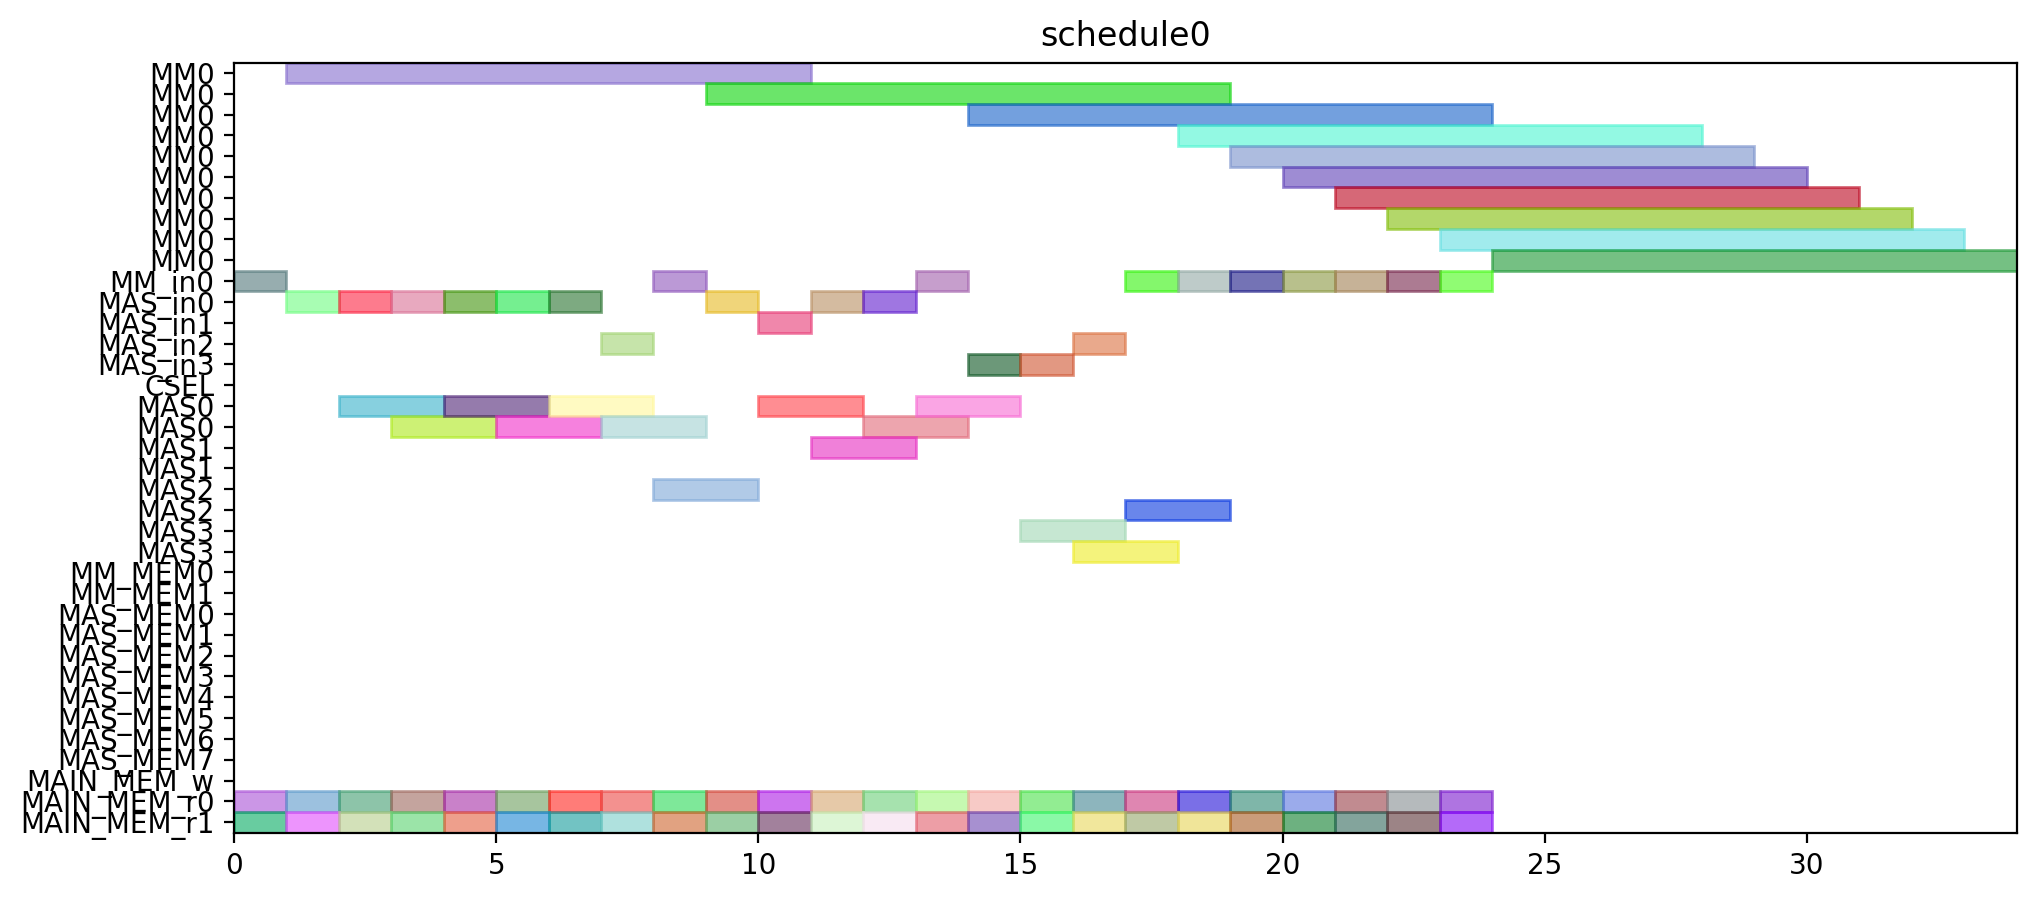

Python code for this plot:
from pyschedule import Scenario, solvers, plotters, alt


def solve():
	horizon = 120
	S = Scenario("schedule0", horizon=horizon)

	# resource
	MM = S.Resources('MM', num=1, size=10)
	MM_in = S.Resources('MM_in', num=1)
	MAS_in = S.Resources('MAS_in', num=4)
	CSEL = S.Resource('CSEL')
	MAS = S.Resources('MAS', num=4, size=2, periods=range(1, horizon))
	MM_MEM = S.Resources('MM_MEM', num=2)
	MAS_MEM = S.Resources('MAS_MEM', num=8)
	MAIN_MEM_w = S.Resource('MAIN_MEM_w', size=1)
	MAIN_MEM_r = S.Resources('MAIN_MEM_r', num=2)

	# result of previous scheduling

	# new tasks
	t0_t0 = S.Task('t0_t0', length=2, delay_cost=1)
	t0_t0 += alt(MAS)
	t0_t0_in = S.Task('t0_t0_in', length=1, delay_cost=1)
	t0_t0_in += alt(MAS_in)
	S += t0_t0_in*MAS_in[0]<=t0_t0*MAS[0]

	S += t0_t0_in*MAS_in[1]<=t0_t0*MAS[1]

	S += t0_t0_in*MAS_in[2]<=t0_t0*MAS[2]

	S += t0_t0_in*MAS_in[3]<=t0_t0*MAS[3]

	t0_t0_mem0 = S.Task('t0_t0_mem0', length=1, delay_cost=1)
	t0_t0_mem0 += MAIN_MEM_r[0]
	S += t0_t0_mem0 <= t0_t0

	t0_t0_mem1 = S.Task('t0_t0_mem1', length=1, delay_cost=1)
	t0_t0_mem1 += MAIN_MEM_r[1]
	S += t0_t0_mem1 <= t0_t0

	t0_t1 = S.Task('t0_t1', length=2, delay_cost=1)
	t0_t1 += alt(MAS)
	t0_t1_in = S.Task('t0_t1_in', length=1, delay_cost=1)
	t0_t1_in += alt(MAS_in)
	S += t0_t1_in*MAS_in[0]<=t0_t1*MAS[0]

	S += t0_t1_in*MAS_in[1]<=t0_t1*MAS[1]

	S += t0_t1_in*MAS_in[2]<=t0_t1*MAS[2]

	S += t0_t1_in*MAS_in[3]<=t0_t1*MAS[3]

	t0_t1_mem0 = S.Task('t0_t1_mem0', length=1, delay_cost=1)
	t0_t1_mem0 += MAIN_MEM_r[0]
	S += t0_t1_mem0 <= t0_t1

	t0_t1_mem1 = S.Task('t0_t1_mem1', length=1, delay_cost=1)
	t0_t1_mem1 += MAIN_MEM_r[1]
	S += t0_t1_mem1 <= t0_t1

	t0_t3 = S.Task('t0_t3', length=10, delay_cost=1)
	t0_t3 += alt(MM)
	t0_t3_in = S.Task('t0_t3_in', length=1, delay_cost=1)
	t0_t3_in += alt(MM_in)
	S += t0_t3_in*MM_in[0]<=t0_t3*MM[0]
	t0_t3_mem0 = S.Task('t0_t3_mem0', length=1, delay_cost=1)
	t0_t3_mem0 += MAIN_MEM_r[0]
	S += t0_t3_mem0 <= t0_t3

	t0_t3_mem1 = S.Task('t0_t3_mem1', length=1, delay_cost=1)
	t0_t3_mem1 += MAIN_MEM_r[1]
	S += t0_t3_mem1 <= t0_t3

	t10 = S.Task('t10', length=2, delay_cost=1)
	t10 += alt(MAS)
	t10_in = S.Task('t10_in', length=1, delay_cost=1)
	t10_in += alt(MAS_in)
	S += t10_in*MAS_in[0]<=t10*MAS[0]

	S += t10_in*MAS_in[1]<=t10*MAS[1]

	S += t10_in*MAS_in[2]<=t10*MAS[2]

	S += t10_in*MAS_in[3]<=t10*MAS[3]

	t10_mem0 = S.Task('t10_mem0', length=1, delay_cost=1)
	t10_mem0 += MAIN_MEM_r[0]
	S += t10_mem0 <= t10

	t10_mem1 = S.Task('t10_mem1', length=1, delay_cost=1)
	t10_mem1 += MAIN_MEM_r[1]
	S += t10_mem1 <= t10

	t11 = S.Task('t11', length=2, delay_cost=1)
	t11 += alt(MAS)
	t11_in = S.Task('t11_in', length=1, delay_cost=1)
	t11_in += alt(MAS_in)
	S += t11_in*MAS_in[0]<=t11*MAS[0]

	S += t11_in*MAS_in[1]<=t11*MAS[1]

	S += t11_in*MAS_in[2]<=t11*MAS[2]

	S += t11_in*MAS_in[3]<=t11*MAS[3]

	t11_mem0 = S.Task('t11_mem0', length=1, delay_cost=1)
	t11_mem0 += MAIN_MEM_r[0]
	S += t11_mem0 <= t11

	t11_mem1 = S.Task('t11_mem1', length=1, delay_cost=1)
	t11_mem1 += MAIN_MEM_r[1]
	S += t11_mem1 <= t11

	t3_t0 = S.Task('t3_t0', length=10, delay_cost=1)
	t3_t0 += alt(MM)
	t3_t0_in = S.Task('t3_t0_in', length=1, delay_cost=1)
	t3_t0_in += alt(MM_in)
	S += t3_t0_in*MM_in[0]<=t3_t0*MM[0]
	t3_t0_mem0 = S.Task('t3_t0_mem0', length=1, delay_cost=1)
	t3_t0_mem0 += MAIN_MEM_r[0]
	S += t3_t0_mem0 <= t3_t0

	t3_t0_mem1 = S.Task('t3_t0_mem1', length=1, delay_cost=1)
	t3_t0_mem1 += MAIN_MEM_r[1]
	S += t3_t0_mem1 <= t3_t0

	t3_t1 = S.Task('t3_t1', length=10, delay_cost=1)
	t3_t1 += alt(MM)
	t3_t1_in = S.Task('t3_t1_in', length=1, delay_cost=1)
	t3_t1_in += alt(MM_in)
	S += t3_t1_in*MM_in[0]<=t3_t1*MM[0]
	t3_t1_mem0 = S.Task('t3_t1_mem0', length=1, delay_cost=1)
	t3_t1_mem0 += MAIN_MEM_r[0]
	S += t3_t1_mem0 <= t3_t1

	t3_t1_mem1 = S.Task('t3_t1_mem1', length=1, delay_cost=1)
	t3_t1_mem1 += MAIN_MEM_r[1]
	S += t3_t1_mem1 <= t3_t1

	t3_t2 = S.Task('t3_t2', length=2, delay_cost=1)
	t3_t2 += alt(MAS)
	t3_t2_in = S.Task('t3_t2_in', length=1, delay_cost=1)
	t3_t2_in += alt(MAS_in)
	S += t3_t2_in*MAS_in[0]<=t3_t2*MAS[0]

	S += t3_t2_in*MAS_in[1]<=t3_t2*MAS[1]

	S += t3_t2_in*MAS_in[2]<=t3_t2*MAS[2]

	S += t3_t2_in*MAS_in[3]<=t3_t2*MAS[3]

	t3_t2_mem0 = S.Task('t3_t2_mem0', length=1, delay_cost=1)
	t3_t2_mem0 += MAIN_MEM_r[0]
	S += t3_t2_mem0 <= t3_t2

	t3_t2_mem1 = S.Task('t3_t2_mem1', length=1, delay_cost=1)
	t3_t2_mem1 += MAIN_MEM_r[1]
	S += t3_t2_mem1 <= t3_t2

	t3_t3 = S.Task('t3_t3', length=2, delay_cost=1)
	t3_t3 += alt(MAS)
	t3_t3_in = S.Task('t3_t3_in', length=1, delay_cost=1)
	t3_t3_in += alt(MAS_in)
	S += t3_t3_in*MAS_in[0]<=t3_t3*MAS[0]

	S += t3_t3_in*MAS_in[1]<=t3_t3*MAS[1]

	S += t3_t3_in*MAS_in[2]<=t3_t3*MAS[2]

	S += t3_t3_in*MAS_in[3]<=t3_t3*MAS[3]

	t3_t3_mem0 = S.Task('t3_t3_mem0', length=1, delay_cost=1)
	t3_t3_mem0 += MAIN_MEM_r[0]
	S += t3_t3_mem0 <= t3_t3

	t3_t3_mem1 = S.Task('t3_t3_mem1', length=1, delay_cost=1)
	t3_t3_mem1 += MAIN_MEM_r[1]
	S += t3_t3_mem1 <= t3_t3

	t4_t0 = S.Task('t4_t0', length=2, delay_cost=1)
	t4_t0 += alt(MAS)
	t4_t0_in = S.Task('t4_t0_in', length=1, delay_cost=1)
	t4_t0_in += alt(MAS_in)
	S += t4_t0_in*MAS_in[0]<=t4_t0*MAS[0]

	S += t4_t0_in*MAS_in[1]<=t4_t0*MAS[1]

	S += t4_t0_in*MAS_in[2]<=t4_t0*MAS[2]

	S += t4_t0_in*MAS_in[3]<=t4_t0*MAS[3]

	t4_t0_mem0 = S.Task('t4_t0_mem0', length=1, delay_cost=1)
	t4_t0_mem0 += MAIN_MEM_r[0]
	S += t4_t0_mem0 <= t4_t0

	t4_t0_mem1 = S.Task('t4_t0_mem1', length=1, delay_cost=1)
	t4_t0_mem1 += MAIN_MEM_r[1]
	S += t4_t0_mem1 <= t4_t0

	t4_t1 = S.Task('t4_t1', length=2, delay_cost=1)
	t4_t1 += alt(MAS)
	t4_t1_in = S.Task('t4_t1_in', length=1, delay_cost=1)
	t4_t1_in += alt(MAS_in)
	S += t4_t1_in*MAS_in[0]<=t4_t1*MAS[0]

	S += t4_t1_in*MAS_in[1]<=t4_t1*MAS[1]

	S += t4_t1_in*MAS_in[2]<=t4_t1*MAS[2]

	S += t4_t1_in*MAS_in[3]<=t4_t1*MAS[3]

	t4_t1_mem0 = S.Task('t4_t1_mem0', length=1, delay_cost=1)
	t4_t1_mem0 += MAIN_MEM_r[0]
	S += t4_t1_mem0 <= t4_t1

	t4_t1_mem1 = S.Task('t4_t1_mem1', length=1, delay_cost=1)
	t4_t1_mem1 += MAIN_MEM_r[1]
	S += t4_t1_mem1 <= t4_t1

	t4_t3 = S.Task('t4_t3', length=10, delay_cost=1)
	t4_t3 += alt(MM)
	t4_t3_in = S.Task('t4_t3_in', length=1, delay_cost=1)
	t4_t3_in += alt(MM_in)
	S += t4_t3_in*MM_in[0]<=t4_t3*MM[0]
	t4_t3_mem0 = S.Task('t4_t3_mem0', length=1, delay_cost=1)
	t4_t3_mem0 += MAIN_MEM_r[0]
	S += t4_t3_mem0 <= t4_t3

	t4_t3_mem1 = S.Task('t4_t3_mem1', length=1, delay_cost=1)
	t4_t3_mem1 += MAIN_MEM_r[1]
	S += t4_t3_mem1 <= t4_t3

	t5_t0 = S.Task('t5_t0', length=10, delay_cost=1)
	t5_t0 += alt(MM)
	t5_t0_in = S.Task('t5_t0_in', length=1, delay_cost=1)
	t5_t0_in += alt(MM_in)
	S += t5_t0_in*MM_in[0]<=t5_t0*MM[0]
	t5_t0_mem0 = S.Task('t5_t0_mem0', length=1, delay_cost=1)
	t5_t0_mem0 += MAIN_MEM_r[0]
	S += t5_t0_mem0 <= t5_t0

	t5_t0_mem1 = S.Task('t5_t0_mem1', length=1, delay_cost=1)
	t5_t0_mem1 += MAIN_MEM_r[1]
	S += t5_t0_mem1 <= t5_t0

	t5_t1 = S.Task('t5_t1', length=10, delay_cost=1)
	t5_t1 += alt(MM)
	t5_t1_in = S.Task('t5_t1_in', length=1, delay_cost=1)
	t5_t1_in += alt(MM_in)
	S += t5_t1_in*MM_in[0]<=t5_t1*MM[0]
	t5_t1_mem0 = S.Task('t5_t1_mem0', length=1, delay_cost=1)
	t5_t1_mem0 += MAIN_MEM_r[0]
	S += t5_t1_mem0 <= t5_t1

	t5_t1_mem1 = S.Task('t5_t1_mem1', length=1, delay_cost=1)
	t5_t1_mem1 += MAIN_MEM_r[1]
	S += t5_t1_mem1 <= t5_t1

	t5_t2 = S.Task('t5_t2', length=2, delay_cost=1)
	t5_t2 += alt(MAS)
	t5_t2_in = S.Task('t5_t2_in', length=1, delay_cost=1)
	t5_t2_in += alt(MAS_in)
	S += t5_t2_in*MAS_in[0]<=t5_t2*MAS[0]

	S += t5_t2_in*MAS_in[1]<=t5_t2*MAS[1]

	S += t5_t2_in*MAS_in[2]<=t5_t2*MAS[2]

	S += t5_t2_in*MAS_in[3]<=t5_t2*MAS[3]

	t5_t2_mem0 = S.Task('t5_t2_mem0', length=1, delay_cost=1)
	t5_t2_mem0 += MAIN_MEM_r[0]
	S += t5_t2_mem0 <= t5_t2

	t5_t2_mem1 = S.Task('t5_t2_mem1', length=1, delay_cost=1)
	t5_t2_mem1 += MAIN_MEM_r[1]
	S += t5_t2_mem1 <= t5_t2

	t5_t3 = S.Task('t5_t3', length=2, delay_cost=1)
	t5_t3 += alt(MAS)
	t5_t3_in = S.Task('t5_t3_in', length=1, delay_cost=1)
	t5_t3_in += alt(MAS_in)
	S += t5_t3_in*MAS_in[0]<=t5_t3*MAS[0]

	S += t5_t3_in*MAS_in[1]<=t5_t3*MAS[1]

	S += t5_t3_in*MAS_in[2]<=t5_t3*MAS[2]

	S += t5_t3_in*MAS_in[3]<=t5_t3*MAS[3]

	t5_t3_mem0 = S.Task('t5_t3_mem0', length=1, delay_cost=1)
	t5_t3_mem0 += MAIN_MEM_r[0]
	S += t5_t3_mem0 <= t5_t3

	t5_t3_mem1 = S.Task('t5_t3_mem1', length=1, delay_cost=1)
	t5_t3_mem1 += MAIN_MEM_r[1]
	S += t5_t3_mem1 <= t5_t3

	t6_t0 = S.Task('t6_t0', length=10, delay_cost=1)
	t6_t0 += alt(MM)
	t6_t0_in = S.Task('t6_t0_in', length=1, delay_cost=1)
	t6_t0_in += alt(MM_in)
	S += t6_t0_in*MM_in[0]<=t6_t0*MM[0]
	t6_t0_mem0 = S.Task('t6_t0_mem0', length=1, delay_cost=1)
	t6_t0_mem0 += MAIN_MEM_r[0]
	S += t6_t0_mem0 <= t6_t0

	t6_t0_mem1 = S.Task('t6_t0_mem1', length=1, delay_cost=1)
	t6_t0_mem1 += MAIN_MEM_r[1]
	S += t6_t0_mem1 <= t6_t0

	t6_t1 = S.Task('t6_t1', length=10, delay_cost=1)
	t6_t1 += alt(MM)
	t6_t1_in = S.Task('t6_t1_in', length=1, delay_cost=1)
	t6_t1_in += alt(MM_in)
	S += t6_t1_in*MM_in[0]<=t6_t1*MM[0]
	t6_t1_mem0 = S.Task('t6_t1_mem0', length=1, delay_cost=1)
	t6_t1_mem0 += MAIN_MEM_r[0]
	S += t6_t1_mem0 <= t6_t1

	t6_t1_mem1 = S.Task('t6_t1_mem1', length=1, delay_cost=1)
	t6_t1_mem1 += MAIN_MEM_r[1]
	S += t6_t1_mem1 <= t6_t1

	t6_t2 = S.Task('t6_t2', length=2, delay_cost=1)
	t6_t2 += alt(MAS)
	t6_t2_in = S.Task('t6_t2_in', length=1, delay_cost=1)
	t6_t2_in += alt(MAS_in)
	S += t6_t2_in*MAS_in[0]<=t6_t2*MAS[0]

	S += t6_t2_in*MAS_in[1]<=t6_t2*MAS[1]

	S += t6_t2_in*MAS_in[2]<=t6_t2*MAS[2]

	S += t6_t2_in*MAS_in[3]<=t6_t2*MAS[3]

	t6_t2_mem0 = S.Task('t6_t2_mem0', length=1, delay_cost=1)
	t6_t2_mem0 += MAIN_MEM_r[0]
	S += t6_t2_mem0 <= t6_t2

	t6_t2_mem1 = S.Task('t6_t2_mem1', length=1, delay_cost=1)
	t6_t2_mem1 += MAIN_MEM_r[1]
	S += t6_t2_mem1 <= t6_t2

	t6_t3 = S.Task('t6_t3', length=2, delay_cost=1)
	t6_t3 += alt(MAS)
	t6_t3_in = S.Task('t6_t3_in', length=1, delay_cost=1)
	t6_t3_in += alt(MAS_in)
	S += t6_t3_in*MAS_in[0]<=t6_t3*MAS[0]

	S += t6_t3_in*MAS_in[1]<=t6_t3*MAS[1]

	S += t6_t3_in*MAS_in[2]<=t6_t3*MAS[2]

	S += t6_t3_in*MAS_in[3]<=t6_t3*MAS[3]

	t6_t3_mem0 = S.Task('t6_t3_mem0', length=1, delay_cost=1)
	t6_t3_mem0 += MAIN_MEM_r[0]
	S += t6_t3_mem0 <= t6_t3

	t6_t3_mem1 = S.Task('t6_t3_mem1', length=1, delay_cost=1)
	t6_t3_mem1 += MAIN_MEM_r[1]
	S += t6_t3_mem1 <= t6_t3

	t7_t0 = S.Task('t7_t0', length=10, delay_cost=1)
	t7_t0 += alt(MM)
	t7_t0_in = S.Task('t7_t0_in', length=1, delay_cost=1)
	t7_t0_in += alt(MM_in)
	S += t7_t0_in*MM_in[0]<=t7_t0*MM[0]
	t7_t0_mem0 = S.Task('t7_t0_mem0', length=1, delay_cost=1)
	t7_t0_mem0 += MAIN_MEM_r[0]
	S += t7_t0_mem0 <= t7_t0

	t7_t0_mem1 = S.Task('t7_t0_mem1', length=1, delay_cost=1)
	t7_t0_mem1 += MAIN_MEM_r[1]
	S += t7_t0_mem1 <= t7_t0

	t7_t1 = S.Task('t7_t1', length=10, delay_cost=1)
	t7_t1 += alt(MM)
	t7_t1_in = S.Task('t7_t1_in', length=1, delay_cost=1)
	t7_t1_in += alt(MM_in)
	S += t7_t1_in*MM_in[0]<=t7_t1*MM[0]
	t7_t1_mem0 = S.Task('t7_t1_mem0', length=1, delay_cost=1)
	t7_t1_mem0 += MAIN_MEM_r[0]
	S += t7_t1_mem0 <= t7_t1

	t7_t1_mem1 = S.Task('t7_t1_mem1', length=1, delay_cost=1)
	t7_t1_mem1 += MAIN_MEM_r[1]
	S += t7_t1_mem1 <= t7_t1

	t7_t2 = S.Task('t7_t2', length=2, delay_cost=1)
	t7_t2 += alt(MAS)
	t7_t2_in = S.Task('t7_t2_in', length=1, delay_cost=1)
	t7_t2_in += alt(MAS_in)
	S += t7_t2_in*MAS_in[0]<=t7_t2*MAS[0]

	S += t7_t2_in*MAS_in[1]<=t7_t2*MAS[1]

	S += t7_t2_in*MAS_in[2]<=t7_t2*MAS[2]

	S += t7_t2_in*MAS_in[3]<=t7_t2*MAS[3]

	t7_t2_mem0 = S.Task('t7_t2_mem0', length=1, delay_cost=1)
	t7_t2_mem0 += MAIN_MEM_r[0]
	S += t7_t2_mem0 <= t7_t2

	t7_t2_mem1 = S.Task('t7_t2_mem1', length=1, delay_cost=1)
	t7_t2_mem1 += MAIN_MEM_r[1]
	S += t7_t2_mem1 <= t7_t2

	t7_t3 = S.Task('t7_t3', length=2, delay_cost=1)
	t7_t3 += alt(MAS)
	t7_t3_in = S.Task('t7_t3_in', length=1, delay_cost=1)
	t7_t3_in += alt(MAS_in)
	S += t7_t3_in*MAS_in[0]<=t7_t3*MAS[0]

	S += t7_t3_in*MAS_in[1]<=t7_t3*MAS[1]

	S += t7_t3_in*MAS_in[2]<=t7_t3*MAS[2]

	S += t7_t3_in*MAS_in[3]<=t7_t3*MAS[3]

	t7_t3_mem0 = S.Task('t7_t3_mem0', length=1, delay_cost=1)
	t7_t3_mem0 += MAIN_MEM_r[0]
	S += t7_t3_mem0 <= t7_t3

	t7_t3_mem1 = S.Task('t7_t3_mem1', length=1, delay_cost=1)
	t7_t3_mem1 += MAIN_MEM_r[1]
	S += t7_t3_mem1 <= t7_t3

	solvers.mip.solve(S,msg=1,kind='CPLEX',ratio_gap=1.01)

	solution = [['hoge']*len(S.solution()[1]) for i in range(len(S.solution()))]
	for i in range(len(S.solution())):
		for j in range(len(S.solution()[i])):
			solution[i][j]=str(S.solution()[i][j])
	print(solution)

	cycles = int(solution[-1][3])

	pic_file_name = "/home/mfukuda/ABE/multiRAM_multiMAS_16mux/scheduling_result/stage10MM1_stage2MAS4/SQR012345/schedule0.png"
	if(S.solution() != []):
		plotters.matplotlib.plot(S,img_filename=pic_file_name, show_task_labels=False, fig_size=(cycles*0.25+3, 5))

	return solution
